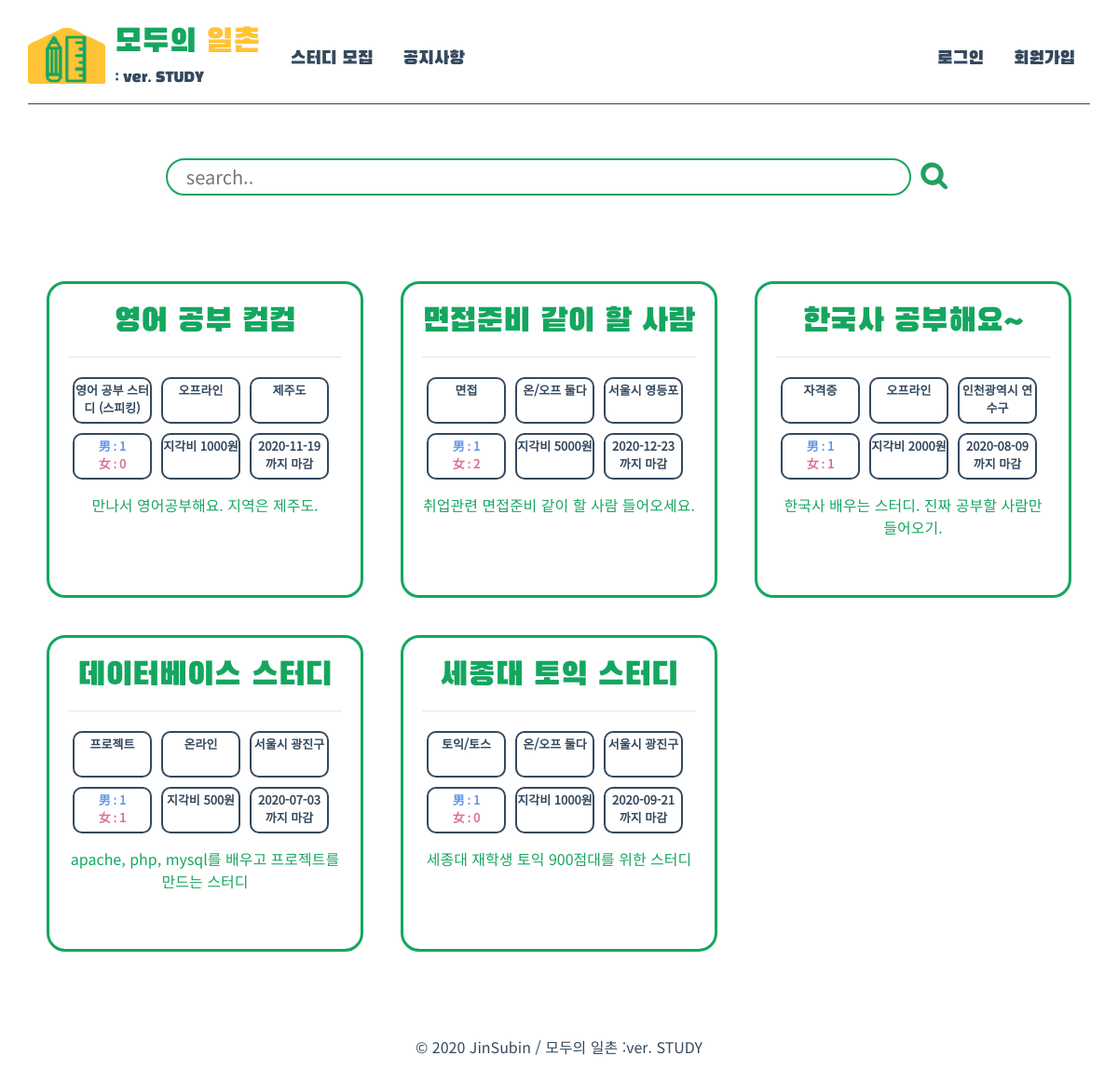
The page /source/php/Recruitment/recruitment_list.php on the database its author committed.
### tables this page shows
CREATE TABLE `study` (
  `study_num` int(8) unsigned zerofill NOT NULL AUTO_INCREMENT,
  `study_name` varchar(20) NOT NULL,
  `field` varchar(20) NOT NULL,
  `host_id` varchar(20) NOT NULL,
  `introduction` text NOT NULL,
  `meeting_type` varchar(10) NOT NULL,
  `location` varchar(50) NOT NULL,
  `late_fee` int NOT NULL,
  `deadline` date NOT NULL,
  PRIMARY KEY (`study_num`)
);

### source/php/Recruitment/recruitment_list.php (the view, shortened to what this page needs)
<!DOCTYPE html>
<html lang="ko" dir="ltr">
<? include '../head_form.php'; ?>
<body>
  <div class="container">
    <? include '../header.php'; ?>
    <section>
      <div class="recruitment_list_style">
          <div class="searchfield">
              <form action="recruitment_list.php">
                  <input type="search" name="search" placeholder="search..">
                  <button type="submit"><i class="fa fa-search"></i></button>
              </form>
          </div>
          <br><br><br>
          <div class="cardfield">
              <?
                include '../dbconn.php';
                $query = "select * from study where deadline >= curdate() order by study_num desc;";
                $result = mysqli_query($conn, $query);
                while($row = mysqli_fetch_row($result)){
                  $study_num = $row[0];
                  $name = $row[1];
                  $field = $row[2];
                  $intro = $row[4];
                  $type = $row[5];
                  $location =$row[6];
                  $latefee =$row[7];
                  $deadline =$row[8];
                  $query2 = "select count(gender) from member where mem_num in (select mem_num from enroll_study where study_num='$study_num') and gender ='F';";
                  $result2 = mysqli_query($conn, $query2);
                  $row2 = mysqli_fetch_row($result2);
                  $female = $row2[0];
                  $query3 = "select count(gender) from member where mem_num in (select mem_num from enroll_study where study_num='$study_num') and gender ='M';";
                  $result3 = mysqli_query($conn, $query3);
                  $row3 = mysqli_fetch_row($result3);
                  $male = $row3[0]
              ?>
                <div class="groupcard">
                    <a href="./recruitment_join.php?s_no=<?php echo $study_num ?>" style="text-decoration:none">
                        <div class ="content">
                            <h1 style = "font-size:35px;"><? echo $name ?></h1>
                            <hr>
                            <div><? echo $field ?></div>
                            <div><? echo $type ?></div>
                            <div><? echo $location?></div>
                            <div style="color:cornflowerblue";>男 : <? echo $male ?> <p style="color:palevioletred ";>女 : <? echo $female ?></p></div>
                            <div>지각비 <? echo $latefee ?>원</div>
                            <div><? echo $deadline ?><p>까지 마감</p></div>
                            <p id= "intro"><? echo $intro ?></p>
                        </div>
                    </a>
                </div>
              <?
                }
              ?>
          </div>
      </div>
    </section>
    <? include '../footer.php'; ?>
  </div>
</body>
</html>

### source/css/base_style.css (style rules this page uses)
html, body { min-height: 100%; }
body { font-family: 'Noto Sans KR', sans-serif; background-repeat: no-repeat; background-size: cover; background-position: bottom; }
.container { padding: 0px !important; min-height:100%; }
section { clear: both; }

### source/css/recruitment_style.css (style rules this page uses)
.recruitment_list_style { width:100%; padding: 50px 0px; overflow: hidden; text-align: center; }
.recruitment_list_style .searchfield { overflow: hidden; text-align: center; }
.recruitment_list_style .searchfield input { height: 40px; width: 800px; border: 2px solid #14A65F; border-radius: 50px; background-color: none; padding: 0px 20px; color:#34495E; font-size: 20px; }
.recruitment_list_style .searchfield button { color: #14A65F; font-size: 30px; text-shadow: 1px 1px gray; background-color: transparent; border: none; }
.recruitment_list_style .cardfield .groupcard { width: 380px; height: 380px; float:left; overflow: hidden; padding: 20px; }
.recruitment_list_style .cardfield .groupcard .content { width:100%; height:100%; border: 3px solid #14A65F; border-radius: 20px; padding: 20px; color: #14A65F; }
.recruitment_list_style .cardfield .groupcard .content h1 { font-family: 'Black Han Sans', sans-serif; text-align: center; }
.recruitment_list_style .cardfield .groupcard .content div { border: 2px solid #34495E; border-radius: 10px; width: 85px; height: 50px; float:left; margin: 5px; font-size: 13px; font-weight: bold; color: #34495E; padding: 2px 0px; }
.recruitment_list_style .cardfield .groupcard .content #intro { clear: both; padding-top: 10px; }

### rows shown on the page
study: study_name "영어 공부 컴컴", field "영어 공부 스터디 (스피킹)", meeting_type "오프라인", location "제주도", male "1", female "0", late_fee "1000", deadline "2020-11-19", introduction "만나서 영어공부해요. 지역은 제주도."
study: study_name "면접준비 같이 할 사람", field "면접", meeting_type "온/오프 둘다", location "서울시 영등포", male "1", female "2", late_fee "5000", deadline "2020-12-23", introduction "취업관련 면접준비 같이 할 사람 들어오세요."
study: study_name "한국사 공부해요~", field "자격증", meeting_type "오프라인", location "인천광역시 연수구", male "1", female "1", late_fee "2000", deadline "2020-08-09", introduction "한국사 배우는 스터디. 진짜 공부할 사람만 들어오기."
study: study_name "데이터베이스 스터디", field "프로젝트", meeting_type "온라인", location "서울시 광진구", male "1", female "1", late_fee "500", deadline "2020-07-03", introduction "apache, php, mysql를 배우고 프로젝트를 만드는 스터디"
study: study_name "세종대 토익 스터디", field "토익/토스", meeting_type "온/오프 둘다", location "서울시 광진구", male "1", female "0", late_fee "1000", deadline "2020-09-21", introduction "세종대 재학생 토익 900점대를 위한 스터디"
